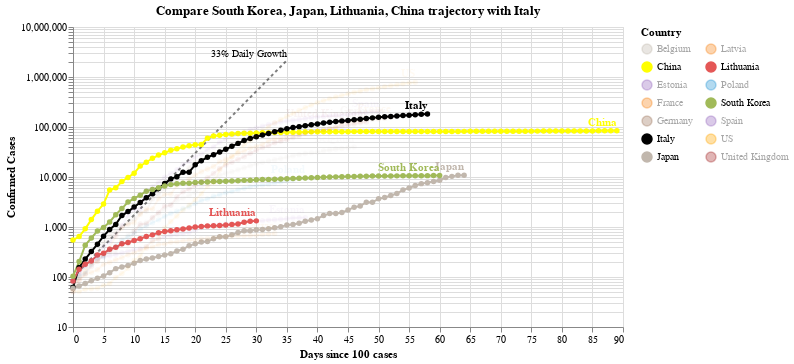

Notebook source saved alongside this figure:
### Code cell
#hide_input
chart3 = make_since_chart(['South Korea', 'Japan', 'Lithuania', 'China'])
chart3

### Figure 1 — Vega-Lite specification as saved in the notebook (floating-point values rounded to 4 significant figures; data arrays with more than 128 entries replaced by an {"elided": "..."} marker saying what was removed)
{"config": {"view": {"continuousWidth": 400, "continuousHeight": 300}}, "layer": [{"mark": {"type": "line", "color": "black", "opacity": 0.5, "strokeDash": [3, 3]}, "encoding": {"x": {"type": "quantitative", "field": "Days since 100 cases"}, "y": {"type": "quantitative", "field": "Confirmed Cases"}}}, {"mark": {"type": "text", "align": "right", "dy": -6, "fontSize": 10, "text": "33% Daily Growth"}, "encoding": {"x": {"type": "quantitative", "field": "Days since 100 cases"}, "y": {"type": "quantitative", "field": "Confirmed Cases"}}, "transform": [{"filter": "(datum['Days since 100 cases'] >= 35)"}]}, {"data": {"name": "data-b3c4d2a38b3b5a5cf9d6e3ee7c424602"}, "mark": {"type": "line", "point": true}, "encoding": {"color": {"type": "nominal", "field": "Country", "legend": {"columns": 2}, "scale": {"domain": ["Belgium", "China", "Estonia", "France", "Germany", "Italy", "Japan", "Latvia", "Lithuania", "Poland", "South Korea", "Spain", "US", "United Kingdom"], "range": ["#C1B7AD", "yellow", "#9467bd", "#F58518", "#9D755D", "black", "#C1B7AD", "#F58518", "#E45756", "#2495D3", "#A1BA59", "#9467bd", "orange", "brown"]}}, "opacity": {"condition": {"value": 1, "selection": "selector001"}, "value": 0.05}, "tooltip": [{"type": "nominal", "field": "Country"}, {"type": "temporal", "field": "Date"}, {"type": "quantitative", "field": "Confirmed Cases"}, {"type": "quantitative", "field": "Days since 100 cases"}], "x": {"type": "quantitative", "field": "Days since 100 cases"}, "y": {"type": "quantitative", "field": "Confirmed Cases", "scale": {"type": "log"}}}, "selection": {"selector001": {"type": "multi", "fields": ["Country"], "bind": "legend", "init": [{"Country": "South Korea"}, {"Country": "Japan"}, {"Country": "Lithuania"}, {"Country": "China"}, {"Country": "Italy"}]}}, "width": 550}, {"data": {"name": "data-b3c4d2a38b3b5a5cf9d6e3ee7c424602"}, "mark": {"type": "text", "align": "right", "dy": -8, "fontWeight": "bold"}, "encoding": {"color": {"type": "nominal", "field": "Country", "legend": {"columns": 2}, "scale": {"domain": ["Belgium", "China", "Estonia", "France", "Germany", "Italy", "Japan", "Latvia", "Lithuania", "Poland", "South Korea", "Spain", "US", "United Kingdom"], "range": ["#C1B7AD", "yellow", "#9467bd", "#F58518", "#9D755D", "black", "#C1B7AD", "#F58518", "#E45756", "#2495D3", "#A1BA59", "#9467bd", "orange", "brown"]}}, "opacity": {"condition": {"value": 1, "selection": "selector001"}, "value": 0.05}, "text": {"type": "nominal", "field": "Country"}, "tooltip": [{"type": "nominal", "field": "Country"}, {"type": "temporal", "field": "Date"}, {"type": "quantitative", "field": "Confirmed Cases"}, {"type": "quantitative", "field": "Days since 100 cases"}], "x": {"type": "quantitative", "field": "Days since 100 cases"}, "y": {"type": "quantitative", "field": "Confirmed Cases", "scale": {"type": "log"}}}, "transform": [{"filter": "(datum['Date'] >= 1587340800000)"}], "width": 550}], "data": {"name": "data-c1a3bbf4dd040f2e7e8e7a69520e3c2a"}, "title": "Compare South Korea, Japan, Lithuania, China trajectory with Italy", "$schema": "https://vega.github.io/schema/vega-lite/v4.0.2.json", "datasets": {"data-c1a3bbf4dd040f2e7e8e7a69520e3c2a": [{"Days since 100 cases": 0, "Confirmed Cases": 100.0}, {"Days since 100 cases": 1, "Confirmed Cases": 133.0}, {"Days since 100 cases": 2, "Confirmed Cases": 176.9}, {"Days since 100 cases": 3, "Confirmed Cases": 235.3}, {"Days since 100 cases": 4, "Confirmed Cases": 312.9}, {"Days since 100 cases": 5, "Confirmed Cases": 416.2}, {"Days since 100 cases": 6, "Confirmed Cases": 553.5}, {"Days since 100 cases": 7, "Confirmed Cases": 736.1}, {"Days since 100 cases": 8, "Confirmed Cases": 979.1}, {"Days since 100 cases": 9, "Confirmed Cases": 1302.0}, {"Days since 100 cases": 10, "Confirmed Cases": 1732.0}, {"Days since 100 cases": 11, "Confirmed Cases": 2303.0}, {"Days since 100 cases": 12, "Confirmed Cases": 3064.0}, {"Days since 100 cases": 13, "Confirmed Cases": 4074.0}, {"Days since 100 cases": 14, "Confirmed Cases": 5419.0}, {"Days since 100 cases": 15, "Confirmed Cases": 7207.0}, {"Days since 100 cases": 16, "Confirmed Cases": 9586.0}, {"Days since 100 cases": 17, "Confirmed Cases": 12750.0}, {"Days since 100 cases": 18, "Confirmed Cases": 16960.0}, {"Days since 100 cases": 19, "Confirmed Cases": 22550.0}, {"Days since 100 cases": 20, "Confirmed Cases": 29990.0}, {"Days since 100 cases": 21, "Confirmed Cases": 39890.0}, {"Days since 100 cases": 22, "Confirmed Cases": 53060.0}, {"Days since 100 cases": 23, "Confirmed Cases": 70560.0}, {"Days since 100 cases": 24, "Confirmed Cases": 93850.0}, {"Days since 100 cases": 25, "Confirmed Cases": 124800.0}, {"Days since 100 cases": 26, "Confirmed Cases": 166000.0}, {"Days since 100 cases": 27, "Confirmed Cases": 220800.0}, {"Days since 100 cases": 28, "Confirmed Cases": 293700.0}, {"Days since 100 cases": 29, "Confirmed Cases": 390600.0}, {"Days since 100 cases": 30, "Confirmed Cases": 519500.0}, {"Days since 100 cases": 31, "Confirmed Cases": 690900.0}, {"Days since 100 cases": 32, "Confirmed Cases": 918900.0}, {"Days since 100 cases": 33, "Confirmed Cases": 1222000.0}, {"Days since 100 cases": 34, "Confirmed Cases": 1625000.0}, {"Days since 100 cases": 35, "Confirmed Cases": 2162000.0}], "data-b3c4d2a38b3b5a5cf9d6e3ee7c424602": {"elided": "727 records"}}}
